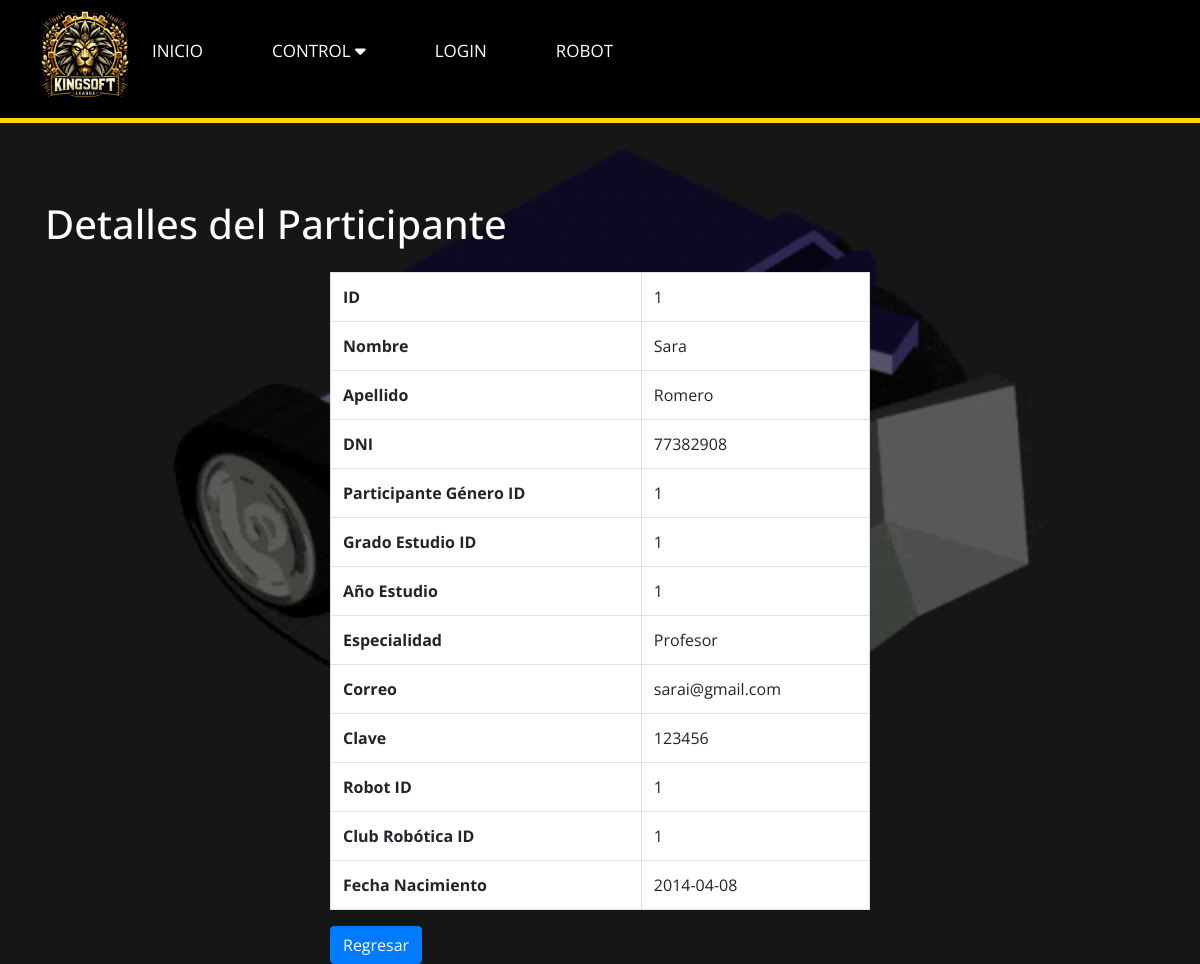
Page /Diseño/verparticipante.php?id=1 (signed in) on the earlier database version.
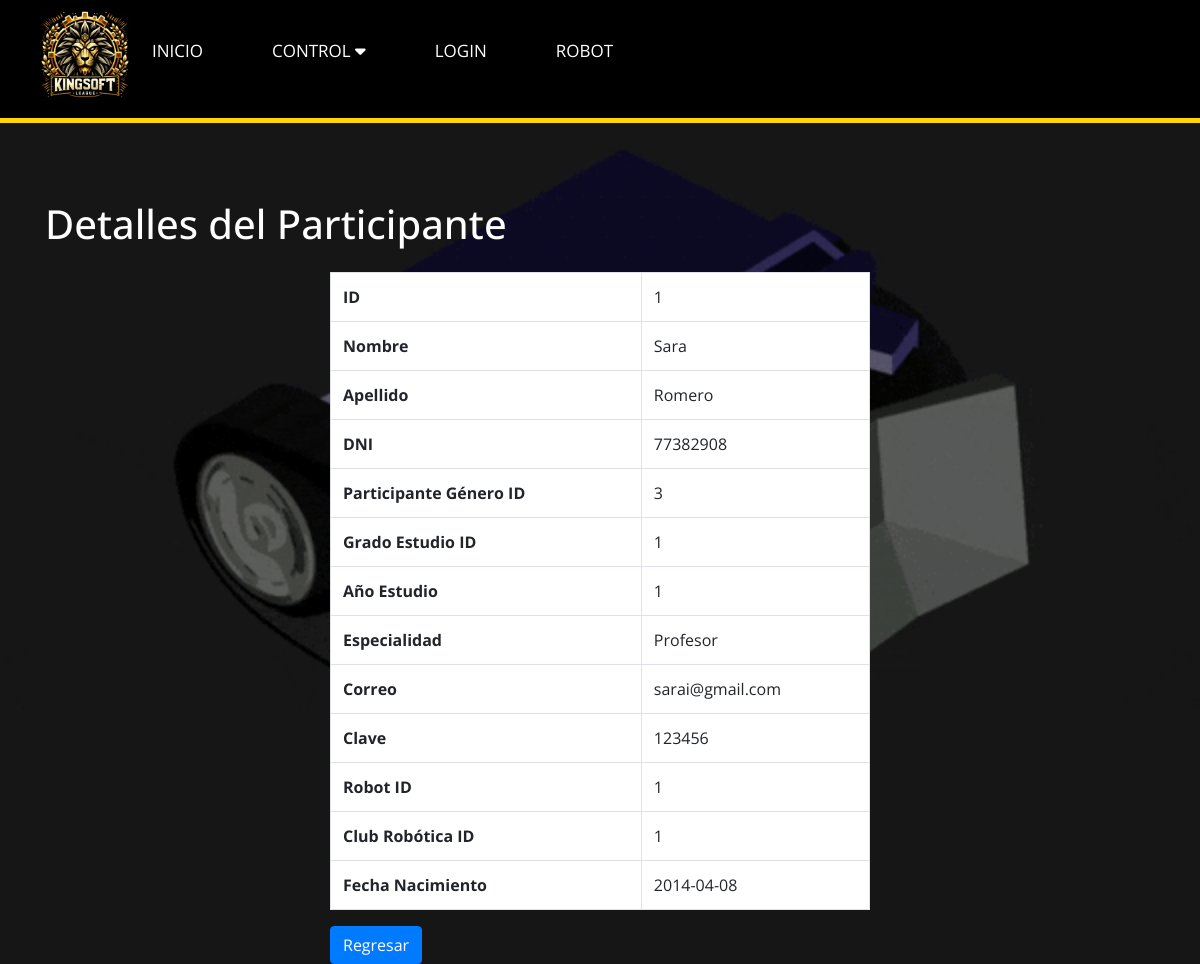
Same page on the later database version.
### tables this page shows
CREATE TABLE `participantes` (
  `id` int(20) NOT NULL,
  `nombre` varchar(50) DEFAULT NULL,
  `apellido` varchar(50) DEFAULT NULL,
  `dni` varchar(10) DEFAULT NULL,
  `participante_genero_id` int(11) DEFAULT NULL,
  `grado_estudio_id` int(11) DEFAULT NULL,
  `año_estudio` int(11) DEFAULT NULL,
  `especialidad` varchar(50) DEFAULT NULL,
  `correo` varchar(100) DEFAULT NULL,
  `clave` varchar(50) DEFAULT NULL,
  `fecha_de_actualizacion` timestamp NOT NULL DEFAULT current_timestamp() ON UPDATE current_timestamp(),
  `robot_id` int(11) DEFAULT NULL,
  `club_robotica_id` varchar(100) DEFAULT NULL,
  `id_institucion` int(11) NOT NULL,
  `id_competencia` int(11) NOT NULL,
  `fecha_nacimiento` date DEFAULT NULL
);

### Diseño/ParticipanteController.php (called while the page is built, shortened)
<?php
require_once 'ParticipanteModel.php';
class ParticipanteController {
    private $model;
    public function __construct($db) {
        $this->model = new ParticipanteModel($db);
    }
    public function getParticipanteById($id) {
        return $this->model->getParticipanteById($id);
    }
}
?>

### Diseño/ParticipanteModel.php (called while the page is built, shortened)
<?php
class ParticipanteModel {
    private $conn;
    public function __construct($db) {
        $this->conn = $db;
    }
    public function getParticipanteById($id) {
        $query = "SELECT * FROM participantes WHERE id = ?";
        $stmt = $this->conn->prepare($query);
        $stmt->bindParam(1, $id);
        $stmt->execute();
        return $stmt->fetch(PDO::FETCH_ASSOC);
    }
}
?>

### Diseño/verparticipante.php (the view, shortened to what this page needs)
<?php
$id = $_GET['id'];
require_once 'ParticipanteController.php';
$db = new PDO('mysql:host=localhost;dbname=datosks', 'root', '');
$controller = new ParticipanteController($db);
$participante = $controller->getParticipanteById($id);
if ($participante) {
    echo "<!DOCTYPE html>";
    echo "<html lang='en'>";
    echo "<head>";
    echo "<link rel='stylesheet' href='https://maxcdn.bootstrapcdn.com/bootstrap/4.5.2/css/bootstrap.min.css'>";
    echo "</head>";
    echo "<body>";
    include 'navegador.php';
    echo "<div class='container'>";
    echo "<h1 class='mt-4 mb-4'>Detalles del Participante</h1>";
    echo "<div class='row'>";
    echo "<div class='col-md-6 offset-md-3'>";
    echo "<table class='table table-bordered'>";
    echo "<tr><th>ID</th><td>" . $participante['id'] . "</td></tr>";
    echo "<tr><th>Nombre</th><td>" . $participante['nombre'] . "</td></tr>";
    echo "<tr><th>Apellido</th><td>" . $participante['apellido'] . "</td></tr>";
    echo "<tr><th>DNI</th><td>" . $participante['dni'] . "</td></tr>";
    echo "<tr><th>Participante Género ID</th><td>" . $participante['participante_genero_id'] . "</td></tr>";
    echo "<tr><th>Grado Estudio ID</th><td>" . $participante['grado_estudio_id'] . "</td></tr>";
    echo "<tr><th>Año Estudio</th><td>" . $participante['año_estudio'] . "</td></tr>";
    echo "<tr><th>Especialidad</th><td>" . $participante['especialidad'] . "</td></tr>";
    echo "<tr><th>Correo</th><td>" . $participante['correo'] . "</td></tr>";
    echo "<tr><th>Clave</th><td>" . $participante['clave'] . "</td></tr>";
    echo "<tr><th>Robot ID</th><td>" . $participante['robot_id'] . "</td></tr>";
    echo "<tr><th>Club Robótica ID</th><td>" . $participante['club_robotica_id'] . "</td></tr>";
    echo "<tr><th>Fecha Nacimiento</th><td>" . $participante['fecha_nacimiento'] . "</td></tr>";
    echo "</table>";
    echo "<a href='ParticipanteView.php' class='btn btn-primary'>Regresar</a>";
    echo "</div>";
    echo "</div>";
    echo "</div>";
    echo "</body>";
    echo "</html>";
} else {
    echo "<h1>No se encontró el participante.</h1>";
}
?>

Differences in the rows shown:
changed participantes "Sara": participante_genero "1" → "3"
